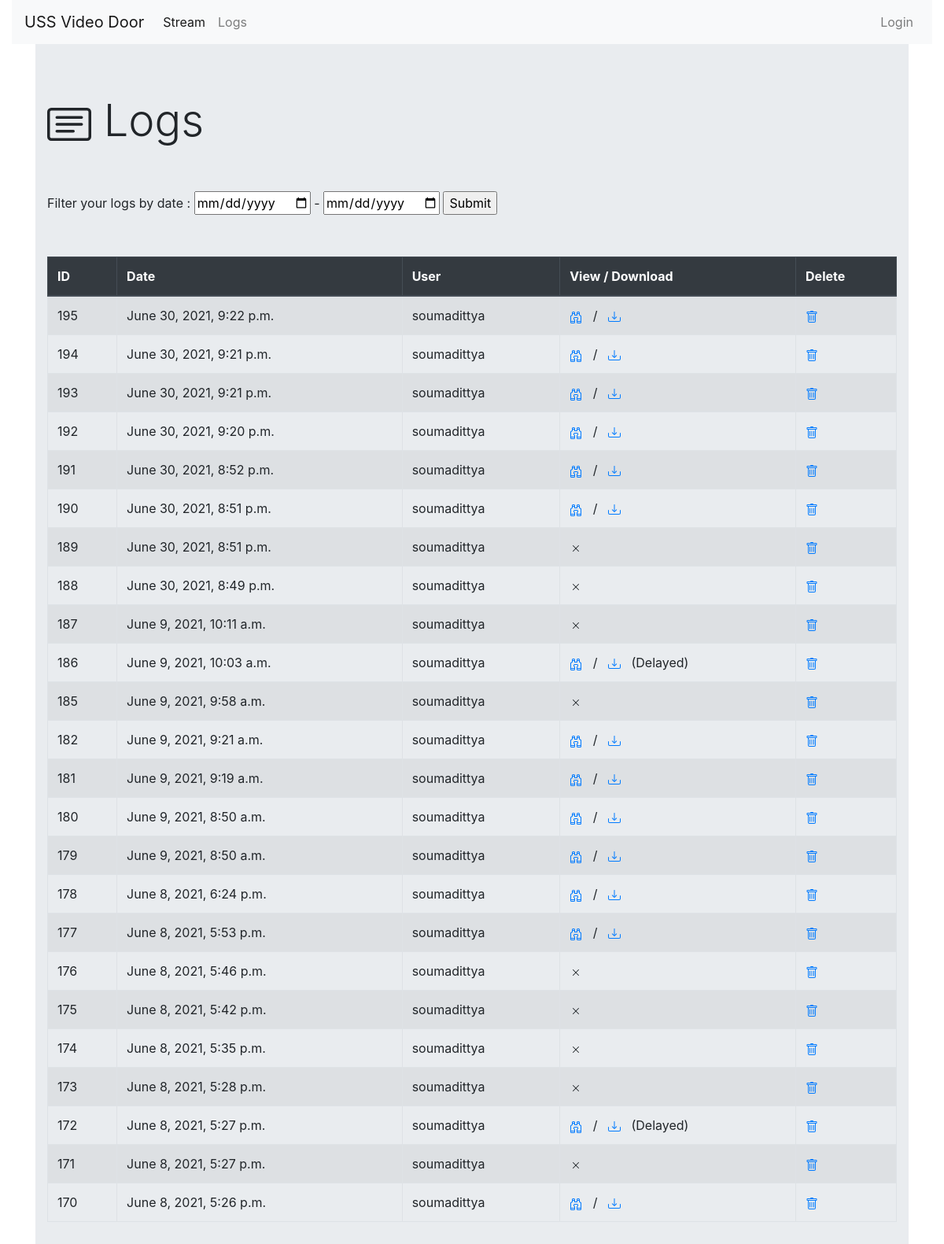
/logs/, run on the app's committed database.
### main/models.py (models this page shows)
class Records(models.Model):
    user =  models.ForeignKey(User, on_delete = models.CASCADE)
    datetime = models.DateTimeField(default = datetime.datetime.now())
    recording = models.BooleanField(default = False)
    continued = models.BooleanField(default = False)
    relative_path = models.CharField(max_length = 30, null = True)

### main/views.py (the view)
# urls.py: path('logs/', views.logs, name = 'logs'),
def logs(request):
    if request.method == "POST":
        print('logs post block reached....')
        logs_filter = Records.objects.filter(
            datetime__range = [request.POST.get('date_range_start'),
                               request.POST.get('date_range_stop')]
        )
        print('date filtering done....')
        print(logs_filter)
        path = Settings.objects.get(pk=1).path
        return render(request, 'logs.html', {'logs': logs_filter,
                                             'path': path})
    else:
        logs = Records.objects.all()
        path = Settings.objects.get(pk = 1).path
        return render(request, 'logs.html', {'logs' : logs,
                                             'path' : path})

### templates/main/logs.html (shortened to what this page needs)
{% extends 'base.html'%}
{% load static %}
{% block content %}
<div class="jumbotron jumbotron-fluid">
  <div class="container">
    <h1 class="display-4">
      Logs
    </h1>
<br>
      <br>
  {% if logs %}
            <form action="{% url 'main:logs' %}" method = "POST">
  <label for="birthday">Filter your logs by date : </label>
  <input type="date"  name="date_range_start">
                -
                <input type="date"  name="date_range_stop">
  <input type="submit">
</form>
<br>
      <br>
      <table class="table  table-striped table-bordered">
  <thead class="thead-dark">
    <tr>
      <th scope = "col">ID</th>
      <th scope="col">Date</th>
        <th scope = "col">User</th>
      <th scope="col">View / Download</th>
        <th scope="col">Delete</th>
    </tr>
  </thead>
  <tbody>
  {% for log in logs reversed %}
  <tr>
      <td>{{ log.id }}</td>
      <td>{{ log.datetime }}</td>
      <td>{{ log.user.username }}</td>
      <td>
          {% if log.recording or log.continued %}
          <a href = "{% url 'main:watch_video' log.id %}">
          </a>
          &nbsp / &nbsp
          <a href = "/{{ path }}{{ log.relative_path }}" download>
          </a>
      {% if log.continued %}
      &nbsp
      (Delayed)
        {% endif %}
          {% endif %}
      </td>
      <td>
          <a href = "{% url 'main:delete_log_confirm' log.id %}">
          </a>
      </td>
    </tr>
  {%endfor%}
  {%else%}
  <h5>There is nothing to show.</h5>
  {% endif %}
  </tbody>
      </table>
  </div>
</div>
{% endblock %}

### templates/main/base.html (shortened to what this page needs)
<!DOCTYPE html>
<html lang="en">
  <head>
    <link rel="stylesheet" href="https://stackpath.bootstrapcdn.com/bootstrap/4.5.0/css/bootstrap.min.css">
  </head>
<body>
<div class = "container-fluid">
  <nav class="navbar navbar-expand-lg navbar-light bg-light">
  <a class="navbar-brand" href="{% url 'main:index' %}">USS Video Door</a>
  <div class="collapse navbar-collapse" id="navbarSupportedContent">
    <ul class="navbar-nav mr-auto">
      <li class="nav-item active">
        <a class="nav-link" href="{% url 'main:index' %}">Stream <span class="sr-only">(current)</span></a>
      </li>
      <li class="nav-item">
        <a class="nav-link" href="{% url 'main:logs' %}">Logs</a>
      </li>
    </ul>
  </div>
        <ul class="navbar-nav mr-auto float-right">
          {% if user.is_authenticated %}
    <li class="nav-item dropdown">
        <a class="nav-link dropdown-toggle" href="#" id="navbarDropdown" role="button" data-toggle="dropdown" aria-haspopup="true" aria-expanded="false">
          {{ user.username }}
        </a>
        <div class="dropdown-menu dropdown-menu-right" aria-labelledby="navbarDropdown">
          <a class="dropdown-item" href="{% url 'main:settings' %}">Settings</a>
          <div class="dropdown-divider"></div>
          <a class="dropdown-item" href="{% url 'user_authentication:logout' %}">Logout</a>
        </div>
      </li>
          {% else %}
              <li class="nav-item">
        <a class="nav-link" href = "{% url 'user_authentication:login' %}">Login</a>
      </li>
          {% endif %}
</ul>
</nav>
<div class = "container">
    {% block content %}
    {% endblock %}
</div>
  </div>
  </body>
</html>

### data on the page
Records: id "195", datetime "June 30, 2021, 9:22 p.m.", user.username "soumadittya"
Records: id "194", datetime "June 30, 2021, 9:21 p.m.", user.username "soumadittya"
Records: id "193", datetime "June 30, 2021, 9:21 p.m.", user.username "soumadittya"
Records: id "192", datetime "June 30, 2021, 9:20 p.m.", user.username "soumadittya"
Records: id "191", datetime "June 30, 2021, 8:52 p.m.", user.username "soumadittya"
Records: id "190", datetime "June 30, 2021, 8:51 p.m.", user.username "soumadittya"
Records: id "189", datetime "June 30, 2021, 8:51 p.m.", user.username "soumadittya", recording False (drawn)
Records: id "188", datetime "June 30, 2021, 8:49 p.m.", user.username "soumadittya", recording False (drawn)
Records: id "187", datetime "June 9, 2021, 10:11 a.m.", user.username "soumadittya", recording False (drawn)
Records: id "186", datetime "June 9, 2021, 10:03 a.m.", user.username "soumadittya", continued "(Delayed)"
Records: id "185", datetime "June 9, 2021, 9:58 a.m.", user.username "soumadittya", recording False (drawn)
Records: id "182", datetime "June 9, 2021, 9:21 a.m.", user.username "soumadittya"
Records: id "181", datetime "June 9, 2021, 9:19 a.m.", user.username "soumadittya"
Records: id "180", datetime "June 9, 2021, 8:50 a.m.", user.username "soumadittya"
Records: id "179", datetime "June 9, 2021, 8:50 a.m.", user.username "soumadittya"
Records: id "178", datetime "June 8, 2021, 6:24 p.m.", user.username "soumadittya"
Records: id "177", datetime "June 8, 2021, 5:53 p.m.", user.username "soumadittya"
Records: id "176", datetime "June 8, 2021, 5:46 p.m.", user.username "soumadittya", recording False (drawn)
Records: id "175", datetime "June 8, 2021, 5:42 p.m.", user.username "soumadittya", recording False (drawn)
Records: id "174", datetime "June 8, 2021, 5:35 p.m.", user.username "soumadittya", recording False (drawn)
Records: id "173", datetime "June 8, 2021, 5:28 p.m.", user.username "soumadittya", recording False (drawn)
Records: id "172", datetime "June 8, 2021, 5:27 p.m.", user.username "soumadittya", continued "(Delayed)"
Records: id "171", datetime "June 8, 2021, 5:27 p.m.", user.username "soumadittya", recording False (drawn)
Records: id "170", datetime "June 8, 2021, 5:26 p.m.", user.username "soumadittya"
